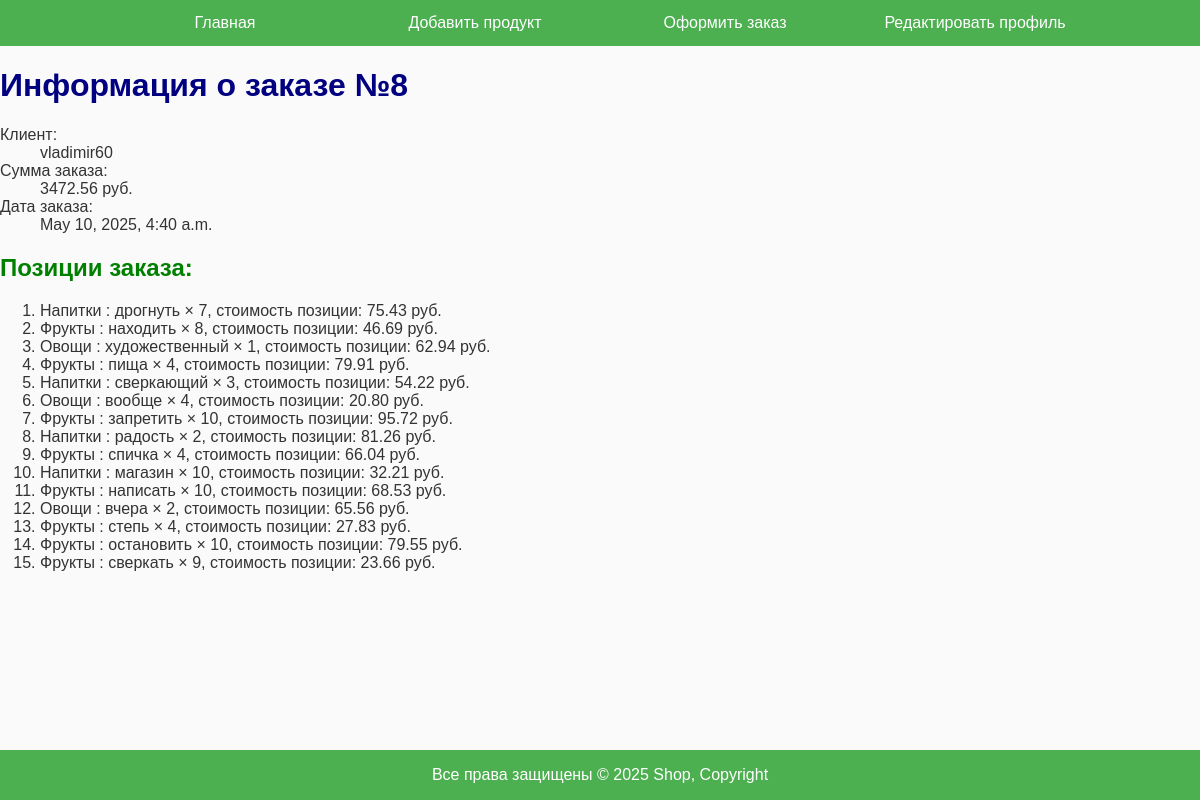
Page /orders/8/ on the committed database.
### shop/models.py (models this page shows, shortened)
class Order(models.Model):
    client = models.ForeignKey(User, on_delete=models.CASCADE)
    products = models.ManyToManyField(Product, through='OrderItem')
    total_amount = models.DecimalField(max_digits=10, decimal_places=2)
    order_date = models.DateTimeField(auto_now_add=True)

class OrderItem(models.Model):
    product = models.ForeignKey(Product, on_delete=models.CASCADE)
    order = models.ForeignKey(Order, on_delete=models.CASCADE)
    quantity = models.PositiveIntegerField(default=1)

class Product(models.Model):
    name = models.CharField(max_length=100)
    description = models.TextField()
    price = models.DecimalField(max_digits=8, decimal_places=2)
    quantity = models.PositiveIntegerField(default=0)
    added_date = models.DateTimeField(auto_now_add=True)

### shop/views.py (the view)
# urls.py: path('orders/<int:order_id>/', order_detail, name='order_detail'),
def order_detail(request, order_id):
    order = get_object_or_404(Order, id=order_id)
    order_items = OrderItem.objects.filter(order=order)
    return render(request, 'order_detail.html', {'order': order, 'order_items': order_items})

### shop/templates/order_detail.html (shortened to what this page needs)
{% extends 'base.html' %}
{% block content %}
<h1>Информация о заказе №{{ order.id }}</h1>
<dl>
    <dt>Клиент:</dt>
    <dd>{{ order.client.username }}</dd>
    <dt>Сумма заказа:</dt>
    <dd>{{ order.total_amount }} руб.</dd>
    <dt>Дата заказа:</dt>
    <dd>{{ order.order_date }}</dd>
</dl>
<h2>Позиции заказа:</h2>
<ol>
    {% for item in order_items %}
    <li>{{ item.product.name }} × {{ item.quantity }}, стоимость позиции: {{ item.product.price|floatformat:"2"}} руб.</li>
    {% empty %}
    <li>Нет позиций в заказе.</li>
    {% endfor %}
</ol>
{% endblock %}

### shop/templates/base.html (style rules this page uses)
body { font-family: Arial, Helvetica, sans-serif; background-color: #fafafa; color: #333; margin: 0 auto; padding: 0; max-width: 1200px; }
h1 { color: navy; }
h2 { color: green; }

### rows in the picture
Order: id "8", client.username "vladimir60", total_amount "3472.56", order_date "May 10, 2025, 4:40 a.m."
OrderItem: product.name "Напитки : дрогнуть", quantity "7", product.price "75.43"
OrderItem: product.name "Фрукты : находить", quantity "8", product.price "46.69"
OrderItem: product.name "Овощи : художественный", quantity "1", product.price "62.94"
OrderItem: product.name "Фрукты : пища", quantity "4", product.price "79.91"
OrderItem: product.name "Напитки : сверкающий", quantity "3", product.price "54.22"
OrderItem: product.name "Овощи : вообще", quantity "4", product.price "20.80"
OrderItem: product.name "Фрукты : запретить", quantity "10", product.price "95.72"
OrderItem: product.name "Напитки : радость", quantity "2", product.price "81.26"
OrderItem: product.name "Фрукты : спичка", quantity "4", product.price "66.04"
OrderItem: product.name "Напитки : магазин", quantity "10", product.price "32.21"
OrderItem: product.name "Фрукты : написать", quantity "10", product.price "68.53"
OrderItem: product.name "Овощи : вчера", quantity "2", product.price "65.56"
OrderItem: product.name "Фрукты : степь", quantity "4", product.price "27.83"
OrderItem: product.name "Фрукты : остановить", quantity "10", product.price "79.55"
OrderItem: product.name "Фрукты : сверкать", quantity "9", product.price "23.66"
